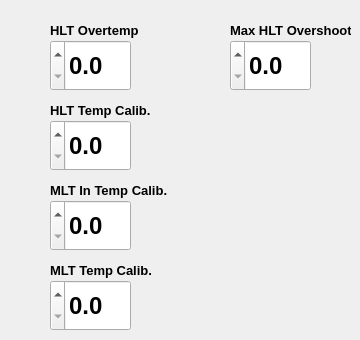
   <widget class="QWidget" name="tab_4">
    <attribute name="title">
     <string>Settings</string>
    </attribute>
    <widget class="QDoubleSpinBox" name="hltOvertempSpinBox">
     <property name="geometry">
      <rect>
       <x>50</x>
       <y>40</y>
       <width>81</width>
       <height>51</height>
      </rect>
     </property>
     <property name="font">
      <font>
       <pointsize>18</pointsize>
       <weight>75</weight>
       <bold>true</bold>
      </font>
     </property>
     <property name="toolTip">
      <string/>
     </property>
     <property name="layoutDirection">
      <enum>Qt::RightToLeft</enum>
     </property>
     <property name="inputMethodHints">
      <set>Qt::ImhFormattedNumbersOnly</set>
     </property>
     <property name="decimals">
      <number>1</number>
     </property>
     <property name="maximum">
      <double>90.000000000000000</double>
     </property>
     <property name="singleStep">
      <double>0.500000000000000</double>
     </property>
    </widget>
    <widget class="QLabel" name="label_13">
     <property name="geometry">
      <rect>
       <x>50</x>
       <y>20</y>
       <width>101</width>
       <height>21</height>
      </rect>
     </property>
     <property name="font">
      <font>
       <pointsize>10</pointsize>
       <weight>75</weight>
       <bold>true</bold>
      </font>
     </property>
     <property name="text">
      <string>HLT Overtemp</string>
     </property>
    </widget>
    <widget class="QDoubleSpinBox" name="hltMaxOvershootSpinBox">
     <property name="geometry">
      <rect>
       <x>230</x>
       <y>40</y>
       <width>81</width>
       <height>51</height>
      </rect>
     </property>
     <property name="font">
      <font>
       <pointsize>18</pointsize>
       <weight>75</weight>
       <bold>true</bold>
      </font>
     </property>
     <property name="toolTip">
      <string/>
     </property>
     <property name="layoutDirection">
      <enum>Qt::RightToLeft</enum>
     </property>
     <property name="inputMethodHints">
      <set>Qt::ImhFormattedNumbersOnly</set>
     </property>
     <property name="decimals">
      <number>1</number>
     </property>
     <property name="maximum">
      <double>90.000000000000000</double>
     </property>
     <property name="singleStep">
      <double>0.500000000000000</double>
     </property>
    </widget>
    <widget class="QLabel" name="label_15">
     <property name="geometry">
      <rect>
       <x>230</x>
       <y>20</y>
       <width>121</width>
       <height>21</height>
      </rect>
     </property>
     <property name="font">
      <font>
       <pointsize>10</pointsize>
       <weight>75</weight>
       <bold>true</bold>
      </font>
     </property>
     <property name="text">
      <string>Max HLT Overshoot</string>
     </property>
    </widget>
    <widget class="QDoubleSpinBox" name="hltTempCalibSpinBox">
     <property name="geometry">
      <rect>
       <x>50</x>
       <y>120</y>
       <width>81</width>
       <height>51</height>
      </rect>
     </property>
     <property name="font">
      <font>
       <pointsize>18</pointsize>
       <weight>75</weight>
       <bold>true</bold>
      </font>
     </property>
     <property name="toolTip">
      <string/>
     </property>
     <property name="layoutDirection">
      <enum>Qt::RightToLeft</enum>
     </property>
     <property name="inputMethodHints">
      <set>Qt::ImhFormattedNumbersOnly</set>
     </property>
     <property name="decimals">
      <number>1</number>
     </property>
     <property name="maximum">
      <double>90.000000000000000</double>
     </property>
     <property name="singleStep">
      <double>0.500000000000000</double>
     </property>
    </widget>
    <widget class="QDoubleSpinBox" name="mltInTempCalibSpinBox">
     <property name="geometry">
      <rect>
       <x>50</x>
       <y>200</y>
       <width>81</width>
       <height>51</height>
      </rect>
     </property>
     <property name="font">
      <font>
       <pointsize>18</pointsize>
       <weight>75</weight>
       <bold>true</bold>
      </font>
     </property>
     <property name="toolTip">
      <string/>
     </property>
     <property name="layoutDirection">
      <enum>Qt::RightToLeft</enum>
     </property>
     <property name="inputMethodHints">
      <set>Qt::ImhFormattedNumbersOnly</set>
     </property>
     <property name="decimals">
      <number>1</number>
     </property>
     <property name="maximum">
      <double>90.000000000000000</double>
     </property>
     <property name="singleStep">
      <double>0.500000000000000</double>
     </property>
    </widget>
    <widget class="QDoubleSpinBox" name="mltTempCalibSpinBox">
     <property name="geometry">
      <rect>
       <x>50</x>
       <y>280</y>
       <width>81</width>
       <height>51</height>
      </rect>
     </property>
     <property name="font">
      <font>
       <pointsize>18</pointsize>
       <weight>75</weight>
       <bold>true</bold>
      </font>
     </property>
     <property name="toolTip">
      <string/>
     </property>
     <property name="layoutDirection">
      <enum>Qt::RightToLeft</enum>
     </property>
     <property name="inputMethodHints">
      <set>Qt::ImhFormattedNumbersOnly</set>
     </property>
     <property name="decimals">
      <number>1</number>
     </property>
     <property name="maximum">
      <double>90.000000000000000</double>
     </property>
     <property name="singleStep">
      <double>0.500000000000000</double>
     </property>
    </widget>
    <widget class="QLabel" name="label_24">
     <property name="geometry">
      <rect>
       <x>50</x>
       <y>100</y>
       <width>101</width>
       <height>21</height>
      </rect>
     </property>
     <property name="font">
      <font>
       <pointsize>10</pointsize>
       <weight>75</weight>
       <bold>true</bold>
      </font>
     </property>
     <property name="text">
      <string>HLT Temp Calib.</string>
     </property>
    </widget>
    <widget class="QLabel" name="label_25">
     <property name="geometry">
      <rect>
       <x>50</x>
       <y>260</y>
       <width>101</width>
       <height>21</height>
      </rect>
     </property>
     <property name="font">
      <font>
       <pointsize>10</pointsize>
       <weight>75</weight>
       <bold>true</bold>
      </font>
     </property>
     <property name="text">
      <string>MLT Temp Calib.</string>
     </property>
    </widget>
    <widget class="QLabel" name="label_26">
     <property name="geometry">
      <rect>
       <x>50</x>
       <y>180</y>
       <width>121</width>
       <height>21</height>
      </rect>
     </property>
     <property name="font">
      <font>
       <pointsize>10</pointsize>
       <weight>75</weight>
       <bold>true</bold>
      </font>
     </property>
     <property name="text">
      <string>MLT In Temp Calib.</string>
     </property>
    </widget>
   </widget>
